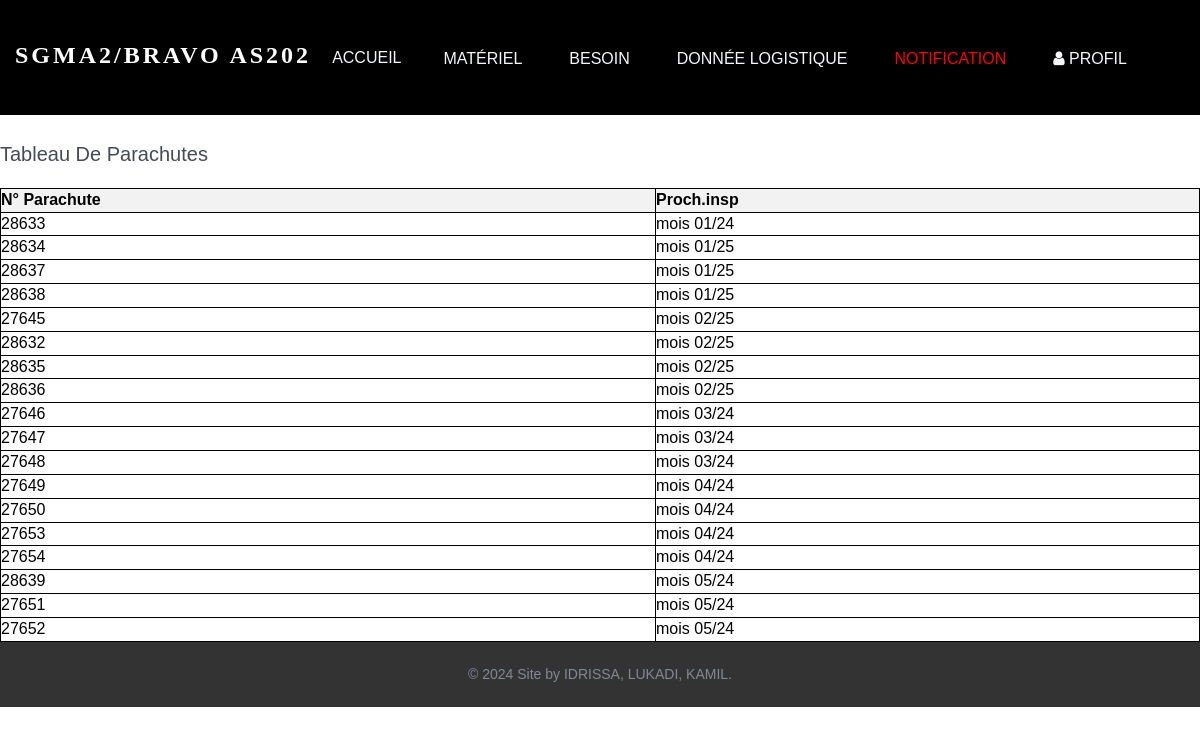
The app's page /parachute with its own data.
### myapp/models.py (models this page shows, shortened)
class Parachute(models.Model):
    numero = models.IntegerField(unique=True)
    prochaine_inspection = models.CharField(max_length=100)

### myapp/views.py (the view)
# urls.py: path('parachute', views.afficher_tableau, name='parachute'),
def afficher_tableau(request):
    parachutes = Parachute.objects.all()
    return render(request, 'pages/parachute.html', {'parachutes': parachutes})

### myapp/context_processors.py (called while the page is built)
def notifications(request):
    notifications_exist = Notification.objects.exists()
    notifications_operations_count = Notification.objects.filter(type_notif='Operations').count()
    notifications_organes_count = Notification.objects.filter(type_notif='Organes').count()
    context = {
        'notifications_exist':notifications_exist,
        'notif_op' : notifications_operations_count,
        'notif_or' : notifications_organes_count,
    }
    return context

### templates/pages/parachute.html (shortened to what this page needs)
{% extends "bases/base.html" %}
{% block content%}
<h2>Tableau de Parachutes</h2>
<Br>
<table>
    <thead>
        <tr>
            <th>N° Parachute</th>
            <th>Proch.insp</th>
        </tr>
    </thead>
    <tbody>
        {% for parachute in parachutes %}
        <tr>
            <td>{{ parachute.numero }}</td>
            <td>{{ parachute.prochaine_inspection }}</td>
        </tr>
        {% endfor %}
    </tbody>
</table>
{% endblock content%}

### static/assets/css/bootsnav.css (style rules this page uses)
body { -webkit-transition: all 0.3s ease-in-out; -moz-transition: all 0.3s ease-in-out; -o-transition: all 0.3s ease-in-out; -ms-transition: all 0.3s ease-in-out; transition: all 0.3s ease-in-out; }

### static/assets/css/style.css (style rules this page uses)
* { padding: 0; margin: 0; }
* { -webkit-box-sizing:border-box; -moz-box-sizing:border-box; -o-box-sizing:border-box; -ms-box-sizing:border-box; box-sizing:border-box; }
body { font-family: 'Poppins', sans-serif; font-size:16px; color:#818998; text-transform:initial; max-width:1920px; margin:0 auto; overflow-x:hidden; }
h1,h2,h3,h4,h5,h6 { margin: 0; color:#444a57; font-size: 20px; font-weight: 500; text-transform: capitalize; }
html,body { height: 100%; }

### templates/pages/parachute.html (style rules this page uses)
body { padding-top: 120px; }
table { border-collapse: collapse; width: 100%; }
th, td { border: 1px solid black; padding: 8px; text-align: left; color: black; }
th { background-color: #f2f2f2; }

### records on screen
Parachute: numero "28633", prochaine_inspection "mois 01/24"
Parachute: numero "28634", prochaine_inspection "mois 01/25"
Parachute: numero "28637", prochaine_inspection "mois 01/25"
Parachute: numero "28638", prochaine_inspection "mois 01/25"
Parachute: numero "27645", prochaine_inspection "mois 02/25"
Parachute: numero "28632", prochaine_inspection "mois 02/25"
Parachute: numero "28635", prochaine_inspection "mois 02/25"
Parachute: numero "28636", prochaine_inspection "mois 02/25"
Parachute: numero "27646", prochaine_inspection "mois 03/24"
Parachute: numero "27647", prochaine_inspection "mois 03/24"
Parachute: numero "27648", prochaine_inspection "mois 03/24"
Parachute: numero "27649", prochaine_inspection "mois 04/24"
Parachute: numero "27650", prochaine_inspection "mois 04/24"
Parachute: numero "27653", prochaine_inspection "mois 04/24"
Parachute: numero "27654", prochaine_inspection "mois 04/24"
Parachute: numero "28639", prochaine_inspection "mois 05/24"
Parachute: numero "27651", prochaine_inspection "mois 05/24"
Parachute: numero "27652", prochaine_inspection "mois 05/24"
